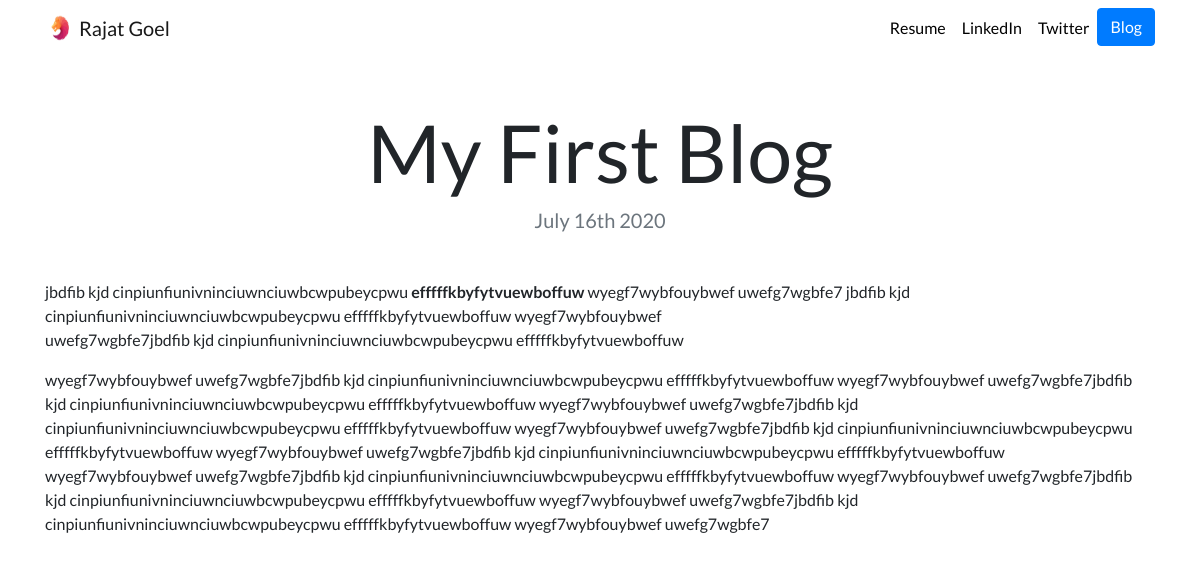
Page /blog/1/ on the committed database.
### blog/models.py (models this page shows, shortened)
class Blog(models.Model):
    title=models.CharField(max_length=200)
    description=models.TextField()
    date=models.DateField()

### blog/views.py (the view)
# urls.py: path('<int:blog_id>/',views.detail,name='detail'),
def detail(request,blog_id):
    blog=get_object_or_404(Blog, pk=blog_id)
    return render(request,'blog/detail.html',{'blog':blog})

### blog/templates/blog/detail.html
{% extends 'portfolio/base.html' %}
{% block content %}
<h1 class="text-center mt-5" id="blogdetailtitle">{{ blog.title }}</h1>
<h5 class="text-center text-muted mb-5">{{ blog.date|date:'F jS Y' }}</h5>
{{ blog.description|safe }}
{% endblock %}

### portfolio/static/portfolio/custom.css (style rules this page uses)
body { font-family: 'Lato', sans-serif; }
@media (min-width: 992px) { #blogdetailtitle { font-size: 5rem; } }

### rows in the picture
Blog: title "My First Blog", date "July 16th 2020", description "jbdfib kjd cinpiunfiunivninciuwnciuwbcwpubeycpwu efffffkbyfytvuewboffuw wyegf7wybfouybwef uwefg7wgbfe7 jbdfib kjd cinpiunfiunivninciuwnciuwbcwpubeycpwu efffffkbyfytvuewboffuw wyegf7wybfouybwef uwefg7wgbfe7jbdfib kjd cinpiunfiunivninciuwnciuwbcwpubeycpwu efffffkbyfytvuewboffuw wyegf7wybfouybwef uwefg7wgbfe7jbdfib kjd cinpiunfiunivninciuwnciuwbcwpubeycpwu efffffkbyfytvuewboffuw wyegf7wybfouybwef uwefg7wgbfe7jbdfib kjd cinpiunfiunivninciuwnciuwbcwpubeycpwu efffffkbyfytvuewboffuw wyegf7wybfouybwef uwefg7wgbfe7jbdfib kjd cinpiunfiunivninciuwnciuwbcwpubeycpwu efffffkbyfytvuewboffuw wyegf7wybfouybwef uwefg7wgbfe7jbdfib kjd cinpiunfiunivninciuwnciuwbcwpubeycpwu efffffkbyfytvuewboffuw…"
